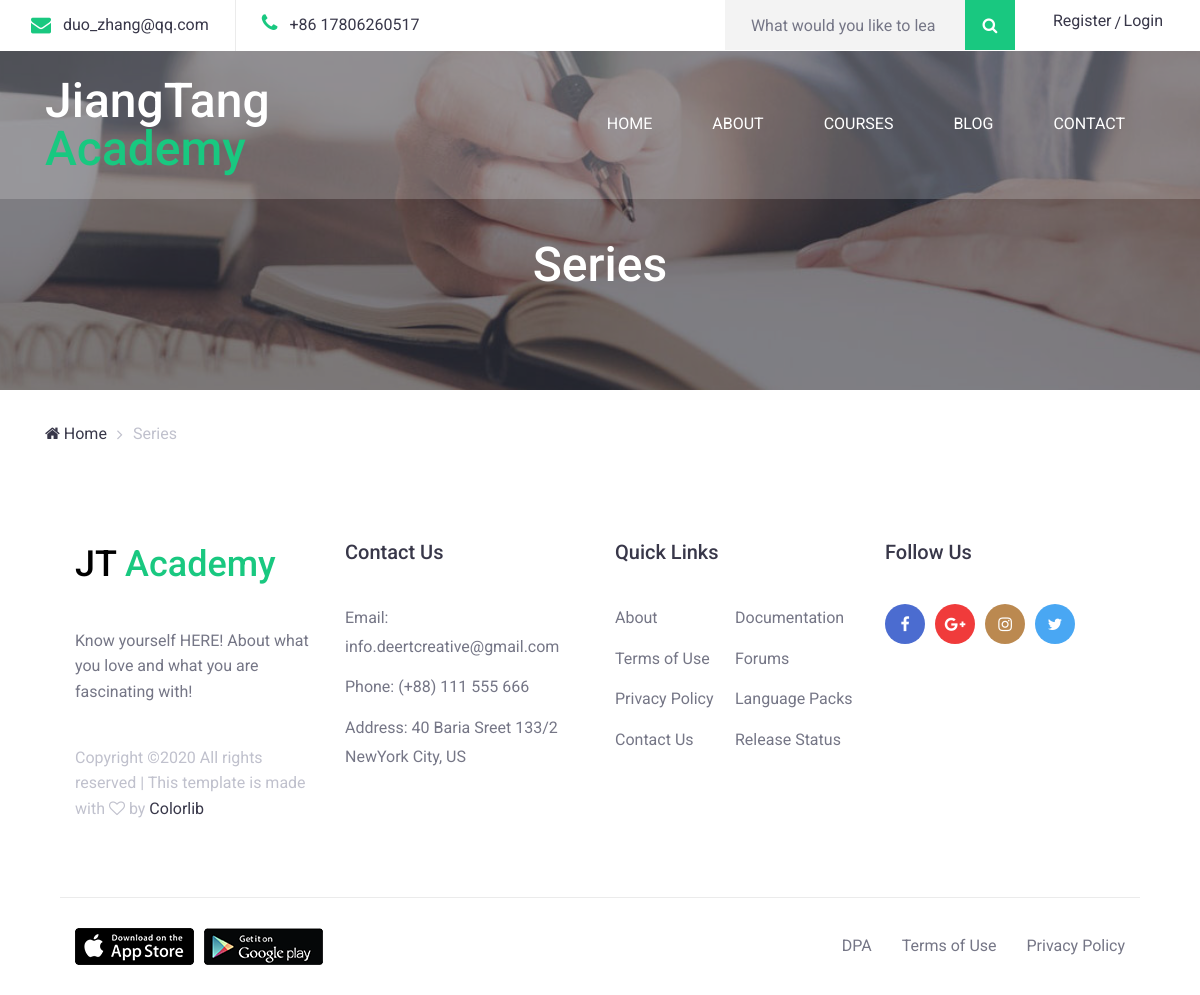
The app's page /series/1, older data.
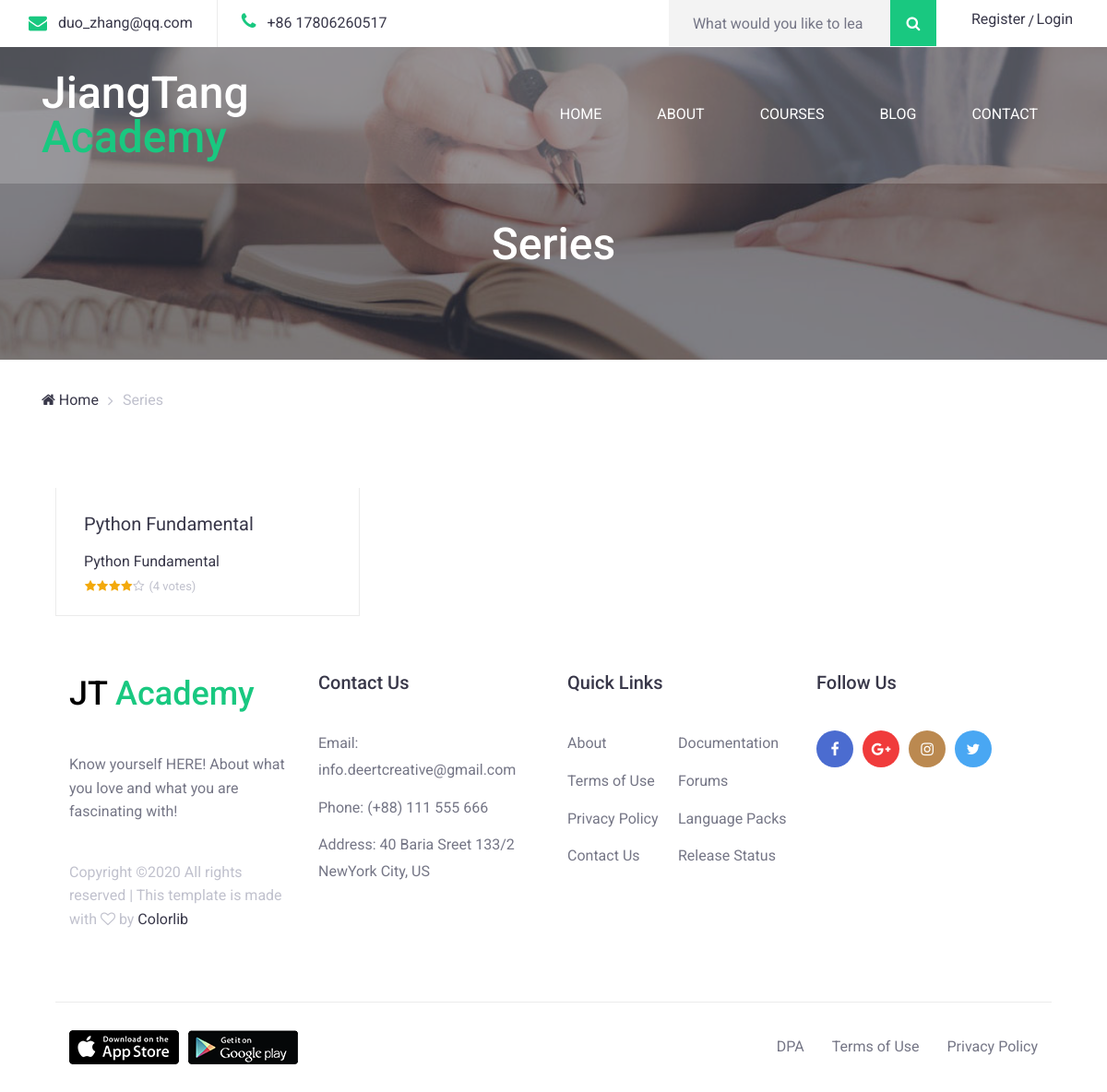
The same page, newer data.
### main/models.py (models this page shows, shortened)
class TutorialSeries(models.Model):
    series = models.CharField(max_length=200)
    series_category = models.ForeignKey(TutorialCategory, default=1, verbose_name="Category",
                                        on_delete=models.SET_DEFAULT)
    series_summary = models.CharField(max_length=200)
    class Meta:
        verbose_name_plural = "Series"

### main/views.py (the view)
# urls.py: path("series/<pk>", views.series, name="series"),
def series(request, pk):
    args = {
        "series": TutorialSeries.objects.filter(series_category_id=pk),
    }
    return render(request, 'main/series.html', args)

### main/templates/main/series.html (shortened to what this page needs)
<!DOCTYPE html>
<html lang="en">
<head>
    <link rel="stylesheet" href="../../static/main/css/bootstrap.min.css">
    <link rel="stylesheet" href="../../static/main/css/font-awesome.min.css">
    <link rel="stylesheet" href="../../static/main/css/elegant-fonts.css">
    <link rel="stylesheet" href="../../static/main/css/themify-icons.css">
    <link rel="stylesheet" href="../../static/main/css/swiper.min.css">
    <link rel="stylesheet" href="../../static/main/css/style.css">
</head>
<body class="about-page">
<div class="page-header">
    <header class="site-header">
        {% include 'main/includes/navbaritems.html' %}
    </header>
    <div class="page-header-overlay">
        <div class="container">
            <div class="row">
                <div class="col-12">
                    <header class="entry-header">
                        <h1>Series</h1>
                    </header>
                </div>
            </div>
        </div>
    </div>
</div>
<div class="container">
    <div class="row">
        <div class="col-12">
            <div class="breadcrumbs">
                <ul class="flex flex-wrap align-items-center p-0 m-0">
                    <li><a href="/"><i class="fa fa-home"></i> Home</a></li>
                    <li>Series</li>
                </ul>
            </div>
        </div>
    </div>
    <div class="container">
        <div class="row">
            <div class="col-12 col-lg-8">
                <div class="featured-courses courses-wrap">
                    <div class="row mx-m-25">
                        {% for s in series %}
                            <div class="col-12 col-md-6 px-25">
                                <div class="course-content">
                                    <div class="course-content-wrap">
                                        <header class="entry-header">
                                            <h2 class="entry-title"><a
                                                    href="{% url 'main:course_series' s.pk %}">{{s.series}}</a>
                                            </h2>
                                        </header>
                                        <footer class="entry-footer flex flex-wrap justify-content-between align-items-center">
                                            <div>
                                                {{ s.series_summary }}
                                            </div>
                                            <div class="course-ratings flex justify-content-end align-items-center">
                                                <span class="fa fa-star checked"></span>
                                                <span class="fa fa-star checked"></span>
                                                <span class="fa fa-star checked"></span>
                                                <span class="fa fa-star checked"></span>
                                                <span class="fa fa-star-o"></span>
                                                <span class="course-ratings-count">(4 votes)</span>
                                            </div>
                                        </footer>
                                    </div>
                                </div>
                            </div>
                        {% endfor %}
                    </div>
                </div>
            </div>
        </div>
        {% include 'main/includes/footer.html' %}
    </div>
</body>
</html>

Row changes from the older to the newer data that the page shows:
added TutorialSeries: series "Python Fundamental", series_summary "Python Fundamental"
